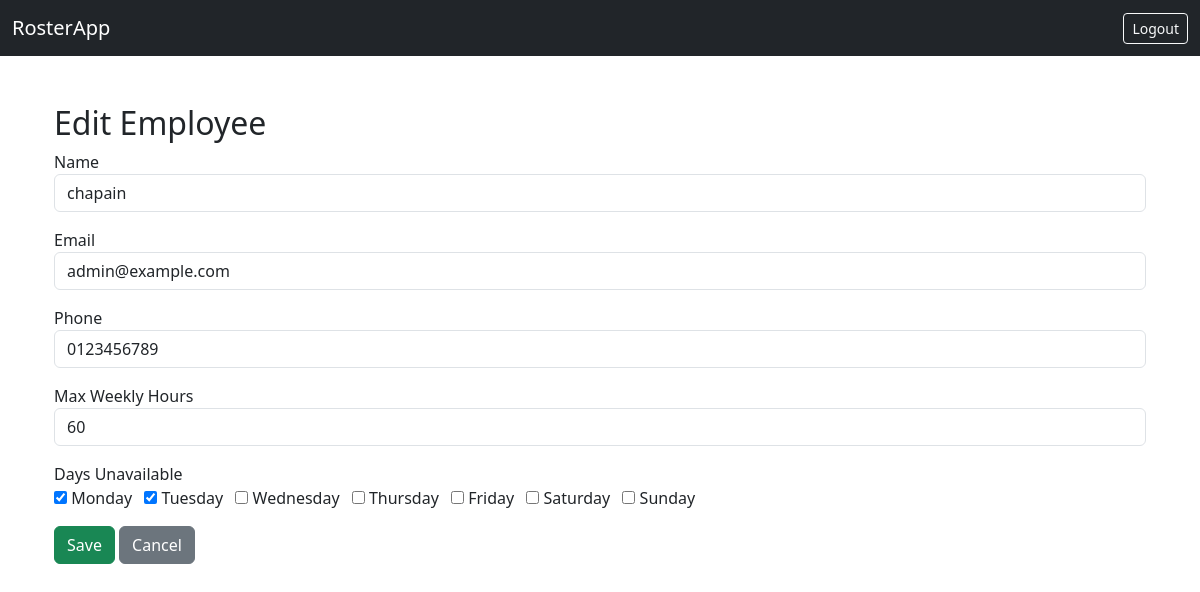
Page /employees/edit/2 (signed in) on the earlier database version.
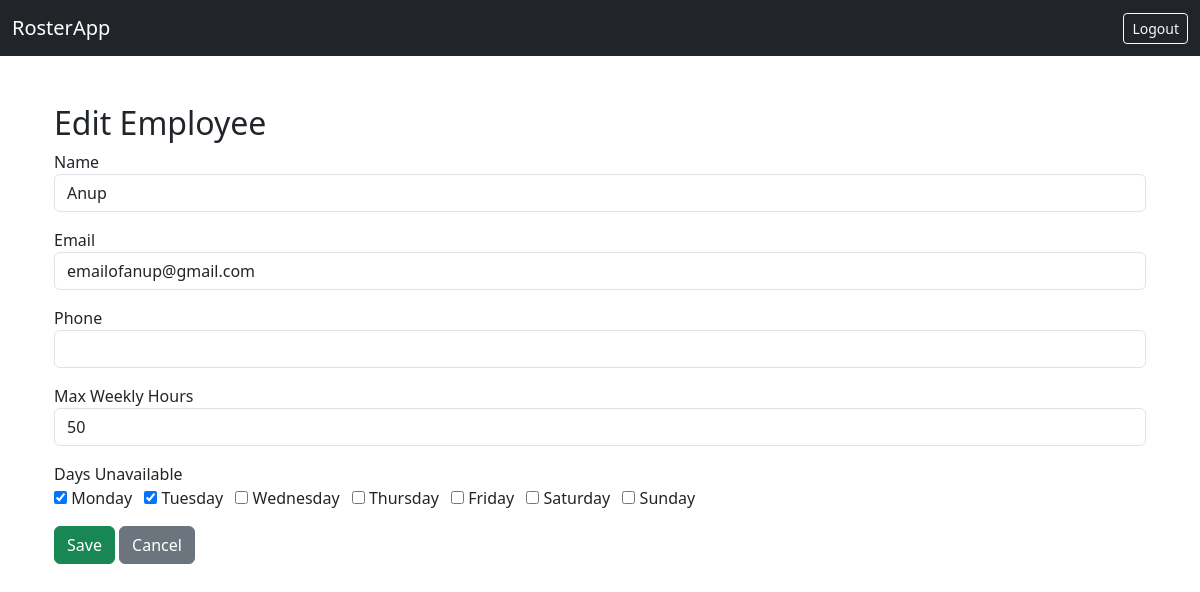
Same page on the later database version.
### tables this page shows
CREATE TABLE staff (
            staff_id         INTEGER PRIMARY KEY AUTOINCREMENT,
            name             TEXT NOT NULL,
            email            TEXT NOT NULL,
            phone_number     TEXT,
            max_hours        TEXT,
            days_unavailable TEXT
        );

### app/routes.py (the view, shortened to what this page needs)
@bp.route("/employees/edit/<int:staff_id>", methods=["GET", "POST"])
def edit_employee(staff_id):
    conn = get_db()
    cursor = conn.cursor()
    cursor.execute("SELECT * FROM staff WHERE staff_id=?", (staff_id,))
    employee = cursor.fetchone()
    return render_template("employee_form.html", employee=employee, action="Edit")

### app/database.py (called while the page is built)
def get_db():
    if 'db' not in g:
        db_path = current_app.config.get('DATABASE', 'roster.db')
        db_dir = os.path.dirname(db_path)
        if db_dir:
            os.makedirs(db_dir, exist_ok=True)
        g.db = sqlite3.connect(db_path)
        g.db.row_factory = sqlite3.Row
    return g.db

### app/routes.py (called while the page is built)
@bp.before_request
def require_login():
    if "manager_id" not in session and request.endpoint not in ("main.login", "main.static"):
        flash("Please log in to access this page.", "warning")
        return redirect(url_for("main.login"))

### app/templates/employee_form.html
{% extends "base.html" %}
{% block content %}
<div class="container mt-5">
  <h2>{{ action }} Employee</h2>
  <form method="post">
    <div class="mb-3">
      <label>Name</label>
      <input type="text" name="name" class="form-control" value="{{ employee.name if employee else '' }}" required>
    </div>
    <div class="mb-3">
      <label>Email</label>
      <input type="email" name="email" class="form-control" value="{{ employee.email if employee else '' }}" required>
    </div>
    <div class="mb-3">
      <label>Phone</label>
      <input type="text" name="phone" class="form-control" value="{{ employee.phone_number if employee else '' }}">
    </div>
    <div class="mb-3">
      <label>Max Weekly Hours</label>
      <input type="text" name="max_hours" class="form-control" value="{{ employee.max_hours if employee else '' }}">
    </div>
    <div class="mb-3">
      <label>Days Unavailable</label><br>
      {% set days = ['Monday','Tuesday','Wednesday','Thursday','Friday','Saturday','Sunday'] %}
      {% set unavailable = employee.days_unavailable.split(',') if employee and employee.days_unavailable else [] %}
      {% for day in days %}
        <label class="me-2">
          <input type="checkbox" name="days_unavailable" value="{{ day }}" {% if day in unavailable %}checked{% endif %}> {{ day }}
        </label>
      {% endfor %}
    </div>
    <button type="submit" class="btn btn-success">Save</button>
    <a href="{{ url_for('main.employees') }}" class="btn btn-secondary">Cancel</a>
  </form>
</div>
{% endblock %}

Differences in the rows shown:
changed staff: name "chapain" → "Anup"; email "admin@example.com" → "emailofanup@gmail.com"; max_hours "60" → "50"; phone "0123456789" → (not shown)
